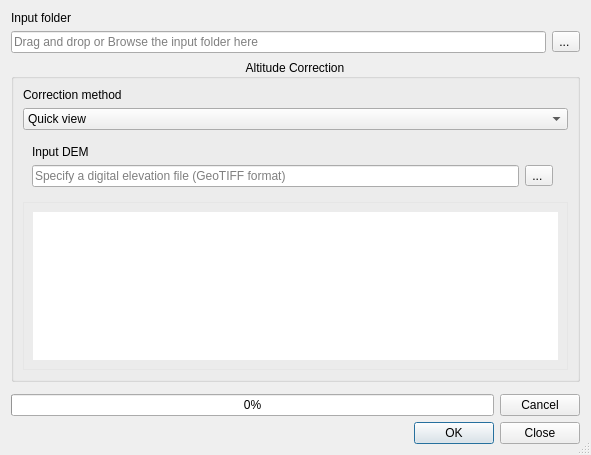
<?xml version="1.0" encoding="UTF-8"?>
<ui version="4.0">
 <class>VerticalPhotoPlacerDialogBase</class>
 <widget class="QDialog" name="VerticalPhotoPlacerDialogBase">
  <property name="geometry">
   <rect>
    <x>0</x>
    <y>0</y>
    <width>591</width>
    <height>455</height>
   </rect>
  </property>
  <property name="windowTitle">
   <string>Vertical Photo Placer</string>
  </property>
  <property name="windowIcon">
   <iconset>
    <normaloff>icon/app.png</normaloff>icon/app.png</iconset>
  </property>
  <property name="sizeGripEnabled">
   <bool>true</bool>
  </property>
  <layout class="QVBoxLayout" name="verticalLayout_4">
   <item>
    <layout class="QVBoxLayout" name="verticalLayout_8">
     <item>
      <widget class="QLabel" name="label_5">
       <property name="sizePolicy">
        <sizepolicy hsizetype="Preferred" vsizetype="Fixed">
         <horstretch>0</horstretch>
         <verstretch>0</verstretch>
        </sizepolicy>
       </property>
       <property name="text">
        <string>Input folder</string>
       </property>
      </widget>
     </item>
     <item>
      <layout class="QHBoxLayout" name="horizontalLayout_4">
       <item>
        <widget class="FolderEdit" name="input_folder">
         <property name="sizePolicy">
          <sizepolicy hsizetype="Expanding" vsizetype="Fixed">
           <horstretch>0</horstretch>
           <verstretch>0</verstretch>
          </sizepolicy>
         </property>
         <property name="text">
          <string/>
         </property>
         <property name="dragEnabled">
          <bool>true</bool>
         </property>
         <property name="readOnly">
          <bool>false</bool>
         </property>
         <property name="placeholderText">
          <string>Drag and drop or Browse the input folder here</string>
         </property>
         <property name="clearButtonEnabled">
          <bool>true</bool>
         </property>
        </widget>
       </item>
       <item>
        <widget class="QToolButton" name="input_button">
         <property name="sizePolicy">
          <sizepolicy hsizetype="Fixed" vsizetype="Fixed">
           <horstretch>0</horstretch>
           <verstretch>0</verstretch>
          </sizepolicy>
         </property>
         <property name="text">
          <string>... </string>
         </property>
        </widget>
       </item>
      </layout>
     </item>
    </layout>
   </item>
   <item>
    <widget class="QgsCollapsibleGroupBox" name="mGroupBox">
     <property name="sizePolicy">
      <sizepolicy hsizetype="Preferred" vsizetype="Expanding">
       <horstretch>0</horstretch>
       <verstretch>0</verstretch>
      </sizepolicy>
     </property>
     <property name="title">
      <string>Altitude Correction</string>
     </property>
     <property name="alignment">
      <set>Qt::AlignCenter</set>
     </property>
     <property name="collapsed">
      <bool>false</bool>
     </property>
     <layout class="QVBoxLayout" name="verticalLayout_2">
      <item>
       <layout class="QVBoxLayout" name="verticalLayout">
        <item>
         <widget class="QLabel" name="label_8">
          <property name="text">
           <string>Correction method</string>
          </property>
         </widget>
        </item>
        <item>
         <widget class="QComboBox" name="alt_corr_method">
          <property name="currentText">
           <string>Quick view</string>
          </property>
          <property name="currentIndex">
           <number>0</number>
          </property>
          <item>
           <property name="text">
            <string>Quick view</string>
           </property>
          </item>
          <item>
           <property name="text">
            <string>Home point correction</string>
           </property>
          </item>
          <item>
           <property name="text">
            <string>Adjacent photos matching</string>
           </property>
          </item>
          <item>
           <property name="text">
            <string>Simple correction</string>
           </property>
          </item>
         </widget>
        </item>
       </layout>
      </item>
      <item>
       <widget class="QWidget" name="dem_widget" native="true">
        <layout class="QGridLayout" name="gridLayout_2">
         <item row="0" column="0">
          <layout class="QVBoxLayout" name="verticalLayout_12">
           <item>
            <widget class="QLabel" name="input_dem_label">
             <property name="text">
              <string>Input DEM </string>
             </property>
            </widget>
           </item>
           <item>
            <layout class="QHBoxLayout" name="horizontalLayout_9">
             <item>
              <widget class="FileEdit" name="input_dem">
               <property name="text">
                <string/>
               </property>
               <property name="placeholderText">
                <string>Specify a digital elevation file (GeoTIFF format)</string>
               </property>
               <property name="clearButtonEnabled">
                <bool>true</bool>
               </property>
              </widget>
             </item>
             <item>
              <widget class="QToolButton" name="dem_button">
               <property name="sizePolicy">
                <sizepolicy hsizetype="Fixed" vsizetype="Fixed">
                 <horstretch>0</horstretch>
                 <verstretch>0</verstretch>
                </sizepolicy>
               </property>
               <property name="text">
                <string>... </string>
               </property>
              </widget>
             </item>
             <item>
              <widget class="QWidget" name="widget_12" native="true"/>
             </item>
            </layout>
           </item>
          </layout>
         </item>
        </layout>
       </widget>
      </item>
      <item>
       <widget class="QStackedWidget" name="alt_stackedwidget">
        <property name="sizePolicy">
         <sizepolicy hsizetype="Preferred" vsizetype="Expanding">
          <horstretch>0</horstretch>
          <verstretch>0</verstretch>
         </sizepolicy>
        </property>
        <property name="styleSheet">
         <string notr="true">QStackedWidget {
    border: 1px solid rgb(230, 230, 230);

}</string>
        </property>
        <property name="frameShape">
         <enum>QFrame::Box</enum>
        </property>
        <property name="frameShadow">
         <enum>QFrame::Plain</enum>
        </property>
        <property name="lineWidth">
         <number>1</number>
        </property>
        <property name="midLineWidth">
         <number>1</number>
        </property>
        <property name="currentIndex">
         <number>0</number>
        </property>
        <widget class="QWidget" name="page">
         <layout class="QGridLayout" name="gridLayout_3">
          <item row="0" column="0">
           <widget class="QGraphicsView" name="img_placeholder">
            <property name="frameShape">
             <enum>QFrame::NoFrame</enum>
            </property>
            <property name="lineWidth">
             <number>0</number>
            </property>
            <property name="verticalScrollBarPolicy">
             <enum>Qt::ScrollBarAlwaysOff</enum>
            </property>
            <property name="backgroundBrush">
             <brush brushstyle="SolidPattern">
              <color alpha="255">
               <red>240</red>
               <green>240</green>
               <blue>240</blue>
              </color>
             </brush>
            </property>
            <property name="foregroundBrush">
             <brush brushstyle="NoBrush">
              <color alpha="255">
               <red>240</red>
               <green>240</green>
               <blue>240</blue>
              </color>
             </brush>
            </property>
           </widget>
          </item>
         </layout>
        </widget>
        <widget class="QWidget" name="page_6">
         <layout class="QVBoxLayout" name="verticalLayout_9">
          <item>
           <widget class="QFrame" name="frame_4">
            <property name="styleSheet">
             <string notr="true">QFrame {
    padding: 1px;
}</string>
            </property>
            <property name="frameShape">
             <enum>QFrame::NoFrame</enum>
            </property>
            <property name="frameShadow">
             <enum>QFrame::Plain</enum>
            </property>
            <property name="midLineWidth">
             <number>0</number>
            </property>
            <layout class="QVBoxLayout" name="verticalLayout_7">
             <item>
              <widget class="QWidget" name="widget_11" native="true"/>
             </item>
             <item>
              <widget class="QLabel" name="label_12">
               <property name="sizePolicy">
                <sizepolicy hsizetype="Preferred" vsizetype="Preferred">
                 <horstretch>0</horstretch>
                 <verstretch>0</verstretch>
                </sizepolicy>
               </property>
               <property name="text">
                <string>Click on map to get terrain height of home point</string>
               </property>
              </widget>
             </item>
             <item>
              <layout class="QHBoxLayout" name="horizontalLayout_8">
               <item>
                <widget class="QLabel" name="label_9">
                 <property name="sizePolicy">
                  <sizepolicy hsizetype="Preferred" vsizetype="Fixed">
                   <horstretch>0</horstretch>
                   <verstretch>0</verstretch>
                  </sizepolicy>
                 </property>
                 <property name="text">
                  <string>Longitude</string>
                 </property>
                </widget>
               </item>
               <item>
                <widget class="QLineEdit" name="homepoint_longitude">
                 <property name="clearButtonEnabled">
                  <bool>true</bool>
                 </property>
                </widget>
               </item>
               <item>
                <spacer name="verticalSpacer">
                 <property name="orientation">
                  <enum>Qt::Vertical</enum>
                 </property>
                 <property name="sizeType">
                  <enum>QSizePolicy::Preferred</enum>
                 </property>
                 <property name="sizeHint" stdset="0">
                  <size>
                   <width>20</width>
                   <height>40</height>
                  </size>
                 </property>
                </spacer>
               </item>
               <item>
                <widget class="QLabel" name="label_11">
                 <property name="sizePolicy">
                  <sizepolicy hsizetype="Preferred" vsizetype="Fixed">
                   <horstretch>0</horstretch>
                   <verstretch>0</verstretch>
                  </sizepolicy>
                 </property>
                 <property name="text">
                  <string>Latitude</string>
                 </property>
                </widget>
               </item>
               <item>
                <widget class="QLineEdit" name="homepoint_latitude">
                 <property name="echoMode">
                  <enum>QLineEdit::Normal</enum>
                 </property>
                 <property name="readOnly">
                  <bool>false</bool>
                 </property>
                 <property name="clearButtonEnabled">
                  <bool>true</bool>
                 </property>
                </widget>
               </item>
              </layout>
             </item>
             <item>
              <widget class="QWidget" name="widget_10" native="true"/>
             </item>
             <item>
              <layout class="QHBoxLayout" name="horizontalLayout_16">
               <item>
                <widget class="QLabel" name="label_3">
                 <property name="sizePolicy">
                  <sizepolicy hsizetype="Preferred" vsizetype="Fixed">
                   <horstretch>0</horstretch>
                   <verstretch>0</verstretch>
                  </sizepolicy>
                 </property>
                 <property name="text">
                  <string>Terrain height (m):</string>
                 </property>
                </widget>
               </item>
               <item>
                <widget class="QLabel" name="homepoint_elevation">
                 <property name="sizePolicy">
                  <sizepolicy hsizetype="Expanding" vsizetype="Fixed">
                   <horstretch>0</horstretch>
                   <verstretch>0</verstretch>
                  </sizepolicy>
                 </property>
                 <property name="text">
                  <string/>
                 </property>
                </widget>
               </item>
              </layout>
             </item>
            </layout>
           </widget>
          </item>
          <item>
           <widget class="QWidget" name="widget" native="true">
            <property name="sizePolicy">
             <sizepolicy hsizetype="Preferred" vsizetype="Expanding">
              <horstretch>0</horstretch>
              <verstretch>0</verstretch>
             </sizepolicy>
            </property>
           </widget>
          </item>
         </layout>
        </widget>
        <widget class="QWidget" name="page_5">
         <layout class="QGridLayout" name="gridLayout">
          <item row="0" column="0">
           <widget class="QWidget" name="widget_6" native="true"/>
          </item>
          <item row="1" column="0">
           <layout class="QHBoxLayout" name="horizontalLayout_18">
            <item>
             <widget class="QWidget" name="widget_5" native="true"/>
            </item>
            <item>
             <layout class="QVBoxLayout" name="verticalLayout_19">
              <item>
               <layout class="QHBoxLayout" name="horizontalLayout_11">
                <item>
                 <layout class="QVBoxLayout" name="verticalLayout_11">
                  <item>
                   <layout class="QHBoxLayout" name="horizontalLayout_10">
                    <item>
                     <widget class="QToolButton" name="adjphotos_select_button">
                      <property name="focusPolicy">
                       <enum>Qt::NoFocus</enum>
                      </property>
                      <property name="text">
                       <string>Select two adjacent photos</string>
                      </property>
                     </widget>
                    </item>
                    <item>
                     <widget class="QToolButton" name="adjphotos_clear_button">
                      <property name="sizePolicy">
                       <sizepolicy hsizetype="Fixed" vsizetype="Fixed">
                        <horstretch>0</horstretch>
                        <verstretch>0</verstretch>
                       </sizepolicy>
                      </property>
                      <property name="focusPolicy">
                       <enum>Qt::NoFocus</enum>
                      </property>
                      <property name="text">
                       <string>Clear</string>
                      </property>
                     </widget>
                    </item>
                    <item>
                     <widget class="QWidget" name="widget_3" native="true">
                      <property name="sizePolicy">
                       <sizepolicy hsizetype="Expanding" vsizetype="Fixed">
                        <horstretch>0</horstretch>
                        <verstretch>0</verstretch>
                       </sizepolicy>
                      </property>
                     </widget>
                    </item>
                   </layout>
                  </item>
                  <item>
                   <layout class="QHBoxLayout" name="horizontalLayout_6">
                    <item>
                     <widget class="QGraphicsView" name="adjphotos_graphics_view"/>
                    </item>
                   </layout>
                  </item>
                 </layout>
                </item>
                <item>
                 <layout class="QVBoxLayout" name="verticalLayout_5">
                  <item>
                   <layout class="QVBoxLayout" name="verticalLayout_3">
                    <item>
                     <widget class="QToolButton" name="adjphotos_setrange_button">
                      <property name="sizePolicy">
                       <sizepolicy hsizetype="Preferred" vsizetype="Fixed">
                        <horstretch>0</horstretch>
                        <verstretch>0</verstretch>
                       </sizepolicy>
                      </property>
                      <property name="text">
                       <string>Set range</string>
                      </property>
                     </widget>
                    </item>
                    <item>
                     <widget class="Line" name="line_5">
                      <property name="orientation">
                       <enum>Qt::Horizontal</enum>
                      </property>
                     </widget>
                    </item>
                   </layout>
                  </item>
                  <item>
                   <layout class="QHBoxLayout" name="horizontalLayout_7">
                    <item>
                     <layout class="QVBoxLayout" name="verticalLayout_10">
                      <item>
                       <widget class="QLabel" name="alt_scale_maxlabel">
                        <property name="sizePolicy">
                         <sizepolicy hsizetype="Minimum" vsizetype="Preferred">
                          <horstretch>0</horstretch>
                          <verstretch>0</verstretch>
                         </sizepolicy>
                        </property>
                        <property name="font">
                         <font>
                          <pointsize>9</pointsize>
                         </font>
                        </property>
                        <property name="text">
                         <string>+50m</string>
                        </property>
                        <property name="scaledContents">
                         <bool>false</bool>
                        </property>
                        <property name="alignment">
                         <set>Qt::AlignHCenter|Qt::AlignTop</set>
                        </property>
                       </widget>
                      </item>
                      <item>
                       <widget class="QLabel" name="label_10">
                        <property name="sizePolicy">
                         <sizepolicy hsizetype="Minimum" vsizetype="Preferred">
                          <horstretch>0</horstretch>
                          <verstretch>0</verstretch>
                         </sizepolicy>
                        </property>
                        <property name="text">
                         <string>0</string>
                        </property>
                        <property name="alignment">
                         <set>Qt::AlignCenter</set>
                        </property>
                       </widget>
                      </item>
                      <item>
                       <widget class="QLabel" name="alt_scale_minlabel">
                        <property name="sizePolicy">
                         <sizepolicy hsizetype="Minimum" vsizetype="Preferred">
                          <horstretch>0</horstretch>
                          <verstretch>0</verstretch>
                         </sizepolicy>
                        </property>
                        <property name="font">
                         <font>
                          <pointsize>9</pointsize>
                         </font>
                        </property>
                        <property name="layoutDirection">
                         <enum>Qt::RightToLeft</enum>
                        </property>
                        <property name="text">
                         <string>-50m</string>
                        </property>
                        <property name="alignment">
                         <set>Qt::AlignBottom|Qt::AlignHCenter</set>
                        </property>
                       </widget>
                      </item>
                     </layout>
                    </item>
                    <item>
                     <widget class="QSlider" name="adjphotos_slider">
                      <property name="minimum">
                       <number>-500</number>
                      </property>
                      <property name="maximum">
                       <number>500</number>
                      </property>
                      <property name="orientation">
                       <enum>Qt::Vertical</enum>
                      </property>
                      <property name="tickPosition">
                       <enum>QSlider::TicksBothSides</enum>
                      </property>
                      <property name="tickInterval">
                       <number>100</number>
                      </property>
                     </widget>
                    </item>
                   </layout>
                  </item>
                 </layout>
                </item>
                <item>
                 <spacer name="verticalSpacer_3">
                  <property name="orientation">
                   <enum>Qt::Vertical</enum>
                  </property>
                  <property name="sizeHint" stdset="0">
                   <size>
                    <width>14</width>
                    <height>146</height>
                   </size>
                  </property>
                 </spacer>
                </item>
               </layout>
              </item>
              <item>
               <widget class="QWidget" name="widget_9" native="true"/>
              </item>
             </layout>
            </item>
           </layout>
          </item>
          <item row="2" column="0">
           <widget class="QWidget" name="widget_4" native="true">
            <property name="sizePolicy">
             <sizepolicy hsizetype="Preferred" vsizetype="Fixed">
              <horstretch>0</horstretch>
              <verstretch>0</verstretch>
             </sizepolicy>
            </property>
           </widget>
          </item>
         </layout>
        </widget>
       </widget>
      </item>
     </layout>
    </widget>
   </item>
   <item>
    <widget class="QFrame" name="frame">
     <property name="sizePolicy">
      <sizepolicy hsizetype="Preferred" vsizetype="Preferred">
       <horstretch>0</horstretch>
       <verstretch>0</verstretch>
      </sizepolicy>
     </property>
     <property name="frameShape">
      <enum>QFrame::NoFrame</enum>
     </property>
     <property name="frameShadow">
      <enum>QFrame::Raised</enum>
     </property>
    </widget>
   </item>
   <item>
    <layout class="QVBoxLayout" name="verticalLayout_14">
     <item>
      <layout class="QHBoxLayout" name="horizontalLayout_3">
       <item>
        <widget class="QProgressBar" name="progress_bar">
         <property name="sizePolicy">
          <sizepolicy hsizetype="Expanding" vsizetype="Fixed">
           <horstretch>0</horstretch>
           <verstretch>0</verstretch>
          </sizepolicy>
         </property>
         <property name="value">
          <number>0</number>
         </property>
        </widget>
       </item>
       <item>
        <widget class="QPushButton" name="cancel_button">
         <property name="sizePolicy">
          <sizepolicy hsizetype="Minimum" vsizetype="Fixed">
           <horstretch>0</horstretch>
           <verstretch>0</verstretch>
          </sizepolicy>
         </property>
         <property name="focusPolicy">
          <enum>Qt::NoFocus</enum>
         </property>
         <property name="text">
          <string>Cancel</string>
         </property>
        </widget>
       </item>
      </layout>
     </item>
     <item>
      <layout class="QHBoxLayout" name="horizontalLayout_5">
       <item>
        <widget class="QWidget" name="widget_2" native="true">
         <property name="sizePolicy">
          <sizepolicy hsizetype="Expanding" vsizetype="Preferred">
           <horstretch>0</horstretch>
           <verstretch>0</verstretch>
          </sizepolicy>
         </property>
        </widget>
       </item>
       <item>
        <widget class="QPushButton" name="ok_button">
         <property name="text">
          <string>OK</string>
         </property>
        </widget>
       </item>
       <item>
        <widget class="QPushButton" name="close_button">
         <property name="text">
          <string>Close</string>
         </property>
        </widget>
       </item>
      </layout>
     </item>
    </layout>
   </item>
  </layout>
 </widget>
 <customwidgets>
  <customwidget>
   <class>QgsCollapsibleGroupBox</class>
   <extends>QGroupBox</extends>
   <header>qgis.gui</header>
   <container>1</container>
  </customwidget>
  <customwidget>
   <class>FolderEdit</class>
   <extends>QLineEdit</extends>
   <header>vertical_photo_placer.ui.folder_edit</header>
  </customwidget>
  <customwidget>
   <class>FileEdit</class>
   <extends>QLineEdit</extends>
   <header>vertical_photo_placer.ui.file_edit</header>
  </customwidget>
 </customwidgets>
 <resources/>
 <connections/>
</ui>
